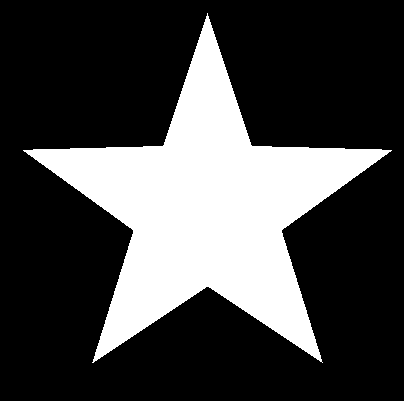
//> input picture ch2_snake_model/Snake_active_contour/build/testimage.png, 404 x 401 px
$ ./snake_model build/testimage.png   (built with g++ and OpenCV 4)
//> lines starting //> are read from the running program, lines starting //| are printed output that depends on the picture; after the words box and inside, x2 and y2 are one past the last pixel; in counts of white or black regions, pixels touching at a corner belong together

#include "include/debug_print.h"
#include <algorithm>
#include <chrono>
#include <iostream>
#include <math.h>
#include <opencv2/core/core.hpp>
#include <opencv2/highgui/highgui.hpp>
#include <opencv2/imgcodecs.hpp>
#include <opencv2/imgproc.hpp>
#include <opencv2/opencv.hpp>
#include <random>
#include <stdio.h>
#include <stdio.h> /* printf */
#include <string>
#include <vector>

using namespace std;
using namespace cv;

vector<Point> create_point_example() {
    vector<Point> points;
    Point p;
    for (size_t i = 1; i < 6; i++) {
        p.x = i;
        p.y = i;
        points.push_back(p);
    }
    return points;
}

Mat external_force_image(Mat img, const float w_line, const float w_edge,
                         const float w_term, const float sigma) {
    Mat Ix, Iy, Ixx, Iyy, Ixy;
    // Gaussian blur
    Mat image;
    GaussianBlur(img, image, Size(3, 3), 1, 1);
    image.convertTo(image, CV_32F);

    // calculate the image first derivative w.r.t. x, y as well as the second
    // derivative w.r.t xx,yy,xy
    Sobel(image, Ix, CV_32F, 1, 0, 3);  // Compute gradient of blurred edge map
    Sobel(image, Iy, CV_32F, 0, 1, 3);
    Sobel(Ix, Ixx, CV_32F, 1, 0, 3);  // Compute gradient of blurred edge map
    Sobel(Iy, Iyy, CV_32F, 0, 1, 3);
    Sobel(Ix, Ixy, CV_32F, 0, 1, 3);

    Mat e_line, e_edge, e_term, e_extern;
    GaussianBlur(image, e_line, Size(3, 3), 1, 1);
    // Calculate (Iyy.*Ix.*Ix - 2*Ixy.*Ix.*Iy + Ixx.*Iy.*Iy)./
    // ((1+Ix.*Ix+Iy.*Iy)**1.5) tmp1 = Iyy.*Ix.*Ix tmp2 = 2*Ixy.*Ix.*Iy tmp3 =
    // Ixx.*Iy.*Iy tmp4 = (1+Ix.*Ix+Iy.*Iy)
    Mat tmp1, tmp2, tmp3, tmp4, tmp5, tmp6;
    multiply(Ix, Ix, tmp1);
    multiply(Ix, Ix, tmp4);
    multiply(tmp1, Iyy, tmp1);
    multiply(Ix, Iy, tmp2);
    multiply(tmp2, -2 * Ixy, tmp2);
    multiply(Iy, Iy, tmp3);
    multiply(Iy, Iy, tmp5);
    multiply(tmp3, Ixx, tmp3);

    e_term = tmp1 + tmp2 + tmp3;

    // cout << one_matrix << endl;
    Mat tes = tmp5 + tmp4 + 1;
    // cout << tes << endl;

    pow(tmp5 + tmp4 + 1, 1.5, tmp6);

    divide(e_term, tmp6, e_term);

    sqrt((tmp5 + tmp4), e_edge);

    e_extern = w_line * e_line - w_edge * e_edge - w_term * e_term;
    // [13 lines of commented-out code are left out]
    return e_extern;
}

void min_max(Mat x, Mat y, vector<Point>& C, double num, Mat u) {
    // int size_1, size_2;
    // size_1, size_2 = u.size();
    cout << "The size of u is: " << u.size() << endl;
    size_t size_1 = u.rows;
    size_t size_2 = u.cols;

    // double tmp_1, tmp_2;
    for (int i{0}; i < C.size(); i++) {
        x.at<float>(i) = x.at<float>(i) > num ? x.at<float>(i) : num;
        x.at<float>(i) = x.at<float>(i) < size_1 ? x.at<float>(i) : size_1;
        y.at<float>(i) = y.at<float>(i) > num ? y.at<float>(i) : num;
        y.at<float>(i) = y.at<float>(i) < size_2 ? y.at<float>(i) : size_2;
    }
}

Mat circshift(Mat input, int down_shift) {
    // circularly shifts the values in the array input by downshift elements.
    down_shift = ((down_shift % input.rows) + input.rows) % input.rows;
    Mat output = Mat::zeros(input.rows, input.cols, input.type());

    for (int i = 0; i < input.rows; i++) {
        int new_row = (i + down_shift) % input.rows;
        // cout << "new row" << newrow << endl;
        for (int j = 0; j < input.cols; j++) {
            int new_column = j % input.cols;
            output.at<int>(new_row, j) = input.at<int>(i, j);
        }
    }
    return output;
}

void contour_initialize_1(int center_x, int center_y, int radius,
                          Mat contour_img, vector<Point>& snake_coords) {
    Point center(center_x, center_y);
    circle(contour_img, center, radius, 255, 1, 8);
    // cout << contour_img << endl;
    // vector<Point> snake_coords;
    Point p;
    // Mat test = Mat::zeros(contour_img.size(), 0);
    for (int r = 0; r < contour_img.rows; r++) {
        for (int c = 0; c < contour_img.cols; c++) {
            // cout << contour_img.at<float>(r,c) << endl;
            if (contour_img.at<int>(r, c) == 255) {
                p.x = r;
                p.y = c;
                snake_coords.push_back(p);
                // test.at<int>(r, c) = 255;
            }
        }
    }
}

void dispImage(Mat& img, String windowName, int delay) {
    if (img.empty()) {  // Read image and display after checking for image
                        // validity
        cout << "Error reading image File!";
        cin.ignore();
    } else {
        namedWindow(windowName, 0);
        imshow(windowName, img);
        waitKey(delay);
    }
}

void normalizeMat(Mat& fx, Mat& fy) {
    Mat mag(fx.size(), CV_32F);
    Mat prod_temp1, prod_temp2;

    // Magnitude Computation
    multiply(fx, fx, prod_temp1);
    multiply(fy, fy, prod_temp2);
    mag = prod_temp1 + prod_temp2;
    sqrt(mag, mag);

    fx = fx / mag;
    fy = fy / mag;
}

void drawOptFlowMap(Mat& fx, Mat& fy, Mat& cflowmap, int step,
                    double scaleFactor, Scalar& color) {
    for (int y = 0; y < cflowmap.rows; y += step)
        for (int x = 0; x < cflowmap.cols; x += step) {
            Point2f fxy;
            fxy.y = fy.at<float>(y, x);
            fxy.x = fx.at<float>(y, x);

            if (fxy.x != 0 || fxy.y != 0) {
                line(cflowmap, Point(x, y),
                     Point(cvRound(x + (fxy.x) * scaleFactor),
                           cvRound(y + (fxy.y) * scaleFactor)),
                     color);
            }
            circle(cflowmap, Point(x, y), 1, color, -1);
        }
}

void grad_vector_field(Mat& u, Mat& v, float mu, int ITER) {
    Mat sqrMag, u2, v2;
    Mat u0, v0;
    u.copyTo(u0);
    v.copyTo(v0);
    Mat u_term2, v_term2;
    Mat gradX, gradY;
    // square magnitude of force field
    multiply(u, u, u2);
    multiply(v, v, v2);
    sqrMag = u2 + v2;

    // cout << sqrMag << endl;
    int dt;
    dt = 1;

    // Solve the differential equation iteratively//
    // Diffusion function being implemented is from the paper Snakes, Shapes
    // and Gradient Vector FLow by Chenyang Xu and Jerry L Prince u = u + mu
    // * del2(u) -(u - fx) * (fx2 + fy2); v = v + mu * del2(v) - (v - fy) *
    // (fx2 + fy2);
    Mat img = imread(
        "/home/kit/CLionProjects/Snake_active_contour/build/testimage.png", 0);
    double sigma = 20;
    for (int i = 0; i < ITER; i++) {
        GaussianBlur(u, u, Size(3, 3), sigma, sigma);
        GaussianBlur(v, v, Size(3, 3), sigma, sigma);
        Laplacian(u, gradX, CV_32F, 1, BORDER_REFLECT);
        Laplacian(v, gradY, CV_32F, 1, BORDER_REFLECT);
        Mat u_term2, v_term2;
        multiply(sqrMag, (u - u0), u_term2);
        multiply(sqrMag, (v - v0), v_term2);
        u = u + dt * (mu * gradX - u_term2);
        v = v + dt * (mu * gradY - v_term2);
        // [17 lines of commented-out code are left out]
    }
    normalizeMat(u, v);
}

void snake_internal_force_matrix2d(double alpha, double beta, double gamma,
                                   Mat& internal_force_matrix, int num_points) {
    Mat b = (Mat_<double>(1, 5) << beta, -(alpha + 4 * beta),
             (2 * alpha + 6 * beta), -(alpha + 4 * beta), beta);
    Mat A = Mat::eye(num_points, num_points, CV_32F);

    internal_force_matrix = *b.ptr<double>(0, 0) * circshift(A, 2);
    internal_force_matrix += *b.ptr<double>(0, 1) * circshift(A, 1);
    internal_force_matrix += *b.ptr<double>(0, 2) * A;

    internal_force_matrix += *b.ptr<double>(0, 3) * circshift(A, -1);
    internal_force_matrix += *b.ptr<double>(0, 4) * circshift(A, -2);
    internal_force_matrix = internal_force_matrix + gamma * A;
    internal_force_matrix = internal_force_matrix.inv(DECOMP_CHOLESKY);
}

vector<Point> get_contour_normal(vector<Point> C) {
    int a = 4;  // use the n'th neighbour to calculate the normal
    size_t n = C.size();

    vector<int> index_f, index_b;
    vector<Point> contour_normal;
    for (int i{1}; i < n + 1; i++) {
        if (i + a > n)
            index_f.push_back(i + a - n);
        else
            index_f.push_back(i + a);

        if (i - a < 1)
            index_b.push_back(i - a + n);
        else
            index_b.push_back(i - a);
    }
    Point dx;
    double l = 0.0;
    Point tmp_p;
    for (int i = 0; i < n; i++) {
        dx.x = C.at(index_f.at(i)).x - C.at(index_b.at(i)).x;
        dx.y = C.at(index_f.at(i)).y - C.at(index_b.at(i)).y;
        l = sqrt(pow(dx.x, 2) + pow(dx.y, 2));
        tmp_p.x = -dx.x / l;
        tmp_p.y = dx.y / l;
        contour_normal.push_back(tmp_p);
    }
    return contour_normal;
}

void snake_move_iteration(Mat internal_force_matrix, vector<Point>& C, Mat x,
                          Mat y, Mat u, Mat v, double time_step = 1,
                          double kappa = 10, double delta = 0.01) {
    // kappa : external image field weight
    // delta: Balloon Force weight

    min_max(x, y, C, 1, u);
    // TODO get u[x,y] for all x and y, v[x,y] for all x and y failed
    Mat fxq(x.size(), u.type());
    Mat fyq(x.size(), u.type());

    for (int i = 0; i < x.cols; i++) {
        fxq.at<float>(0, i) = u.at<float>(x.at<float>(0, i), y.at<float>(0, i));
        fyq.at<float>(0, i) = v.at<float>(x.at<float>(0, i), y.at<float>(0, i));
    }

    // cout << fxq << endl;

    x = (internal_force_matrix * (time_step * x + fxq * kappa).t()).t();
    y = (internal_force_matrix * (time_step * x + fyq * kappa).t()).t();

    min_max(x, y, C, 1, u);
}

int main(int argc, char* argv[]) {
    for (int i = 0; i < argc; ++i) cout << argv[i] << endl;

    // calculate the gvf
    float mu = 0.2;
    int ITER = 50;

    // read the image
    Mat input_img = imread(argv[1], CV_8UC1);
//> input_img: 401 rows x 404 cols, CV_8UC1; 27.2% white; 1 white region, box (x1, y1, x2, y2) and area: (23, 13, 392, 363) 44053
    int img_row = input_img.rows;
//> img_row = 401
    int img_col = input_img.cols;
//> img_col = 404
    Point center(floor(img_row / 2), floor(img_col / 2));
//> center = Point(200, 202)

    // generate the contour, we initialize it as a circle using opencv
    // function

    vector<Point> snake_coords;

    Mat contour_img = Mat::zeros(input_img.rows, input_img.cols, CV_8UC1);
    contour_initialize_1(center.x, center.y, 100, contour_img, snake_coords);
//> in contour_initialize_1, `circle(contour_img, center, radius, 255, 1, 8);`: contour_img: 401 rows x 404 cols, CV_8UC1; 0.35% white in thin lines or dots, all inside (x1, y1, x2, y2) = (100, 102, 301, 303)

    int snake_len = snake_coords.size();
//> snake_len = 384
    cout << input_img.size() << endl;
//| [404 x 401]

    // todo learn to show(), show_vec(), show_string()
    // show_vec(C);
    Mat e_ext;
    e_ext = external_force_image(input_img, 0.04, 2, 0.01, 10);
//> in external_force_image, `Sobel(Iy, Iyy, CV_32F, 0, 1, 3);`:
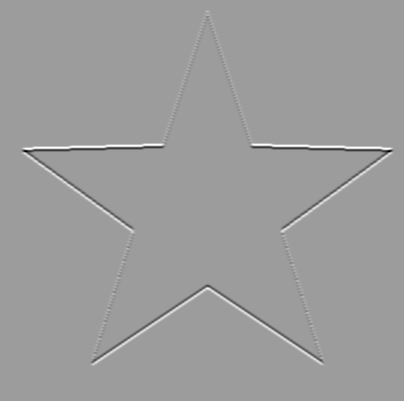
//> Iyy: 401 rows x 404 cols, CV_32FC1; min -4706, max 2960, mean 0; drawn with min black and max white
//> in external_force_image, `multiply(tmp1, Iyy, tmp1);`: tmp1: 401 rows x 404 cols, CV_32FC1; min -773633856, max 1.14e+09, mean -861.9
//> in external_force_image, `multiply(tmp2, -2 * Ixy, tmp2);`:
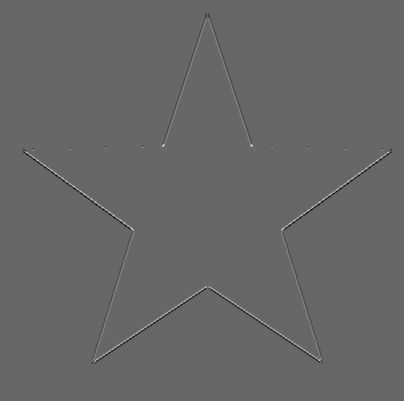
//> tmp2: 401 rows x 404 cols, CV_32FC1; min -535871264, max 783982208, mean 25590.1; drawn with min black and max white
//> in external_force_image, `multiply(tmp3, Ixx, tmp3);`:
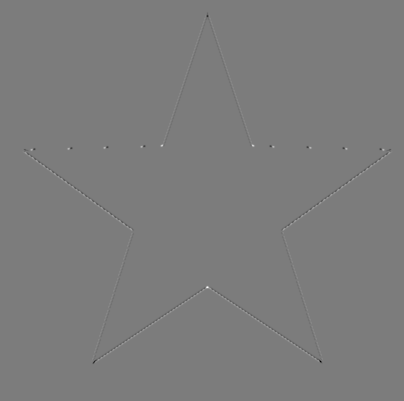
//> tmp3: 401 rows x 404 cols, CV_32FC1; min -1.08e+09, max 1.14e+09, mean -2197.7; drawn with min black and max white
//> in external_force_image, `divide(e_term, tmp6, e_term);`: e_term: 401 rows x 404 cols, CV_32FC1; min -63.14, max 32.16, mean 0
    // namedWindow("e_ext", 0);
    // imshow("e_ext", e_ext);
    // waitKey(0);
    int sigma2 = 20;
    Mat image, fx, fy, fx_eq;

    GaussianBlur(e_ext, image, Size(3, 3), sigma2, sigma2);
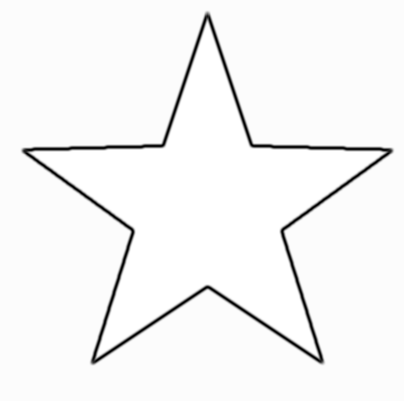
//> image: 401 rows x 404 cols, CV_32FC1; min -1242.7, max 10.2, mean -31.91; drawn with min black and max white
    Sobel(image, fx, CV_32F, 1, 0,
          3);  // Compute gradient of blurred edge map
    Sobel(image, fy, CV_32F, 0, 1, 3);
    // [8 lines of commented-out code are left out]
    Mat ux, uy;  // gradient vector flow
    multiply(fx, -2 * sigma2 * sigma2, ux);
    multiply(fy, -2 * sigma2 * sigma2, uy);

    normalizeMat(ux, uy);
    // [9 lines of commented-out code are left out]
    grad_vector_field(ux, uy, mu, ITER);
//> after the loop in grad_vector_field, `for (int i = 0; i < ITER; i++)`: u: 401 rows x 404 cols, CV_32FC1; every value is NaN or infinite
    // [19 lines of commented-out code are left out]
    Mat dem_img, snake_move, tmp;
    input_img.convertTo(tmp, 0);
    cvtColor(tmp, dem_img, CV_GRAY2RGB);
//> dem_img is the input picture: 401 rows x 404 cols, CV_8UC3; 27.2% white; 1 white region, box (x1, y1, x2, y2) and area: (23, 13, 392, 363) 44053
    dem_img.copyTo(snake_move);

    Scalar color(0, 255, 0);
    drawOptFlowMap(uy, ux, dem_img, 8, 8, color);
//> after the loop in drawOptFlowMap, `for (int y = 0; y < cflowmap.rows; y += step)`:
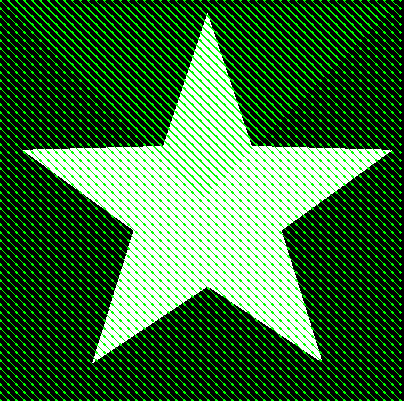
//> cflowmap: 401 rows x 404 cols, CV_8UC3; mean R, G, B 55.1, 108.5, 55.1
    namedWindow("Grad Field", 0);
    imshow("Grad Field", dem_img);
    waitKey(0);

    // calculate the internal force matrix
    Mat internal_force_matrix;

    snake_internal_force_matrix2d(0.01, 0.01, 1, internal_force_matrix,
                                  snake_len);
//> after the loop in circshift, `for (int i = 0; i < input.rows; i++)`: output: 384 rows x 384 cols, CV_32FC1; values 0 (black) and 1 (white), 0.26% white in thin lines or dots
//> call 4 of circshift, with down_shift = -2
//> after the loop in circshift (call 4), `for (int i = 0; i < input.rows; i++)`:
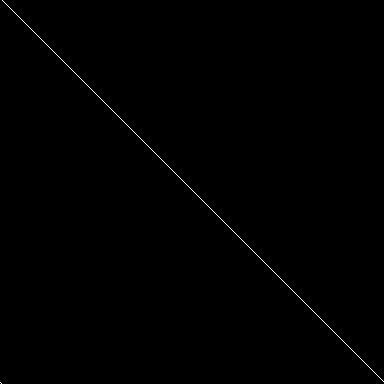
//> output: 384 rows x 384 cols, CV_32FC1; values 0 (black) and 1 (white), 0.26% white in thin lines or dots
    // namedWindow("Internal force matrix", 0);
    // imshow("Internal force matrix", internal_force_matrix);
    // waitKey(0);

    // move the snake iteratively
    // TODO using x,y plot no desired circle
    // TODO snake_move_iteration function should be rewriten
    Mat x(1, snake_len, CV_32F);
//> x = 384 values from 0 to 0
    Mat y(1, snake_len, CV_32F);
//> y = 384 values from 0 to 0
    cout << x.size() << endl;
//| [384 x 1]
    float *x_ptr, *y_ptr;
    x_ptr = x.ptr<float>(0);
    y_ptr = y.ptr<float>(0);
    for (size_t i = 0; i < snake_len; i++) {
        x_ptr[i] = snake_coords[i].x;
        y_ptr[i] = snake_coords[i].y;
    }
//> after the loop, x = 384 values from 99 to 302
    Mat test = Mat::zeros(internal_force_matrix.size(), 0);
    for (int i = 0; i < x.cols; i++) {
        test.at<float>(floor(x.at<float>(0, i)), floor(y.at<float>(0, i))) =
            255;
    }
    namedWindow("window", 0);
    imshow("window", test);
    waitKey(0);
    int max_iterations = 100;
    Mat dbg_img;
    cvtColor(tmp, dbg_img, CV_GRAY2RGB);

    cout << "Starting " << endl;
    // Find shape by moving snake on image
    namedWindow("Snake on Image", 0);

    Mat snake_move_orig = snake_move.clone();
    for (int i{0}; i < max_iterations; i++) {
        snake_move_orig.copyTo(snake_move);

        snake_move_iteration(internal_force_matrix, snake_coords, x, y, uy, ux,
                             1, 10, 0.01);
        Mat test = Mat::zeros(snake_move.size(), 0);
        for (size_t j = 0; j < x.cols; j++) {
            snake_move_orig.at<Vec3b>(snake_coords[j].x, snake_coords[j].y) =
                255;
        }
        dispImage(snake_move_orig, "Snake on Image", 50);
        for (size_t j = 0; j < x.cols; j++) {
            test.at<Vec3b>(floor(x.at<float>(0, j)), floor(y.at<float>(0, j))) =
                255;
        }
        dispImage(test, "Snake on Image", 50);

        waitKey(0);
    }
//> this loop made 100 passes
//> pass 1, in dispImage, `imshow(windowName, img);`:
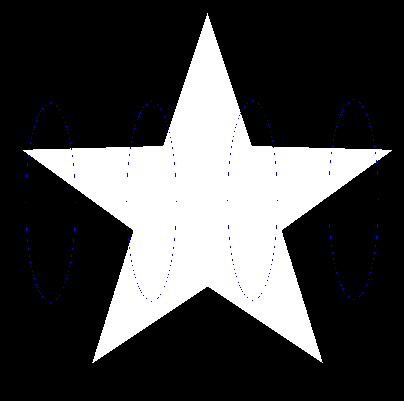
//> window 'Snake on Image': 401 rows x 404 cols, CV_8UC3; mean B, G, R 69.7, 69.1, 69.1

    for (size_t j = 0; j < x.cols; j++) {
        dem_img.at<Vec3b>(floor(y.at<float>(0, j)), floor(x.at<float>(0, j))) =
            255;
    }

    return 0;
}
